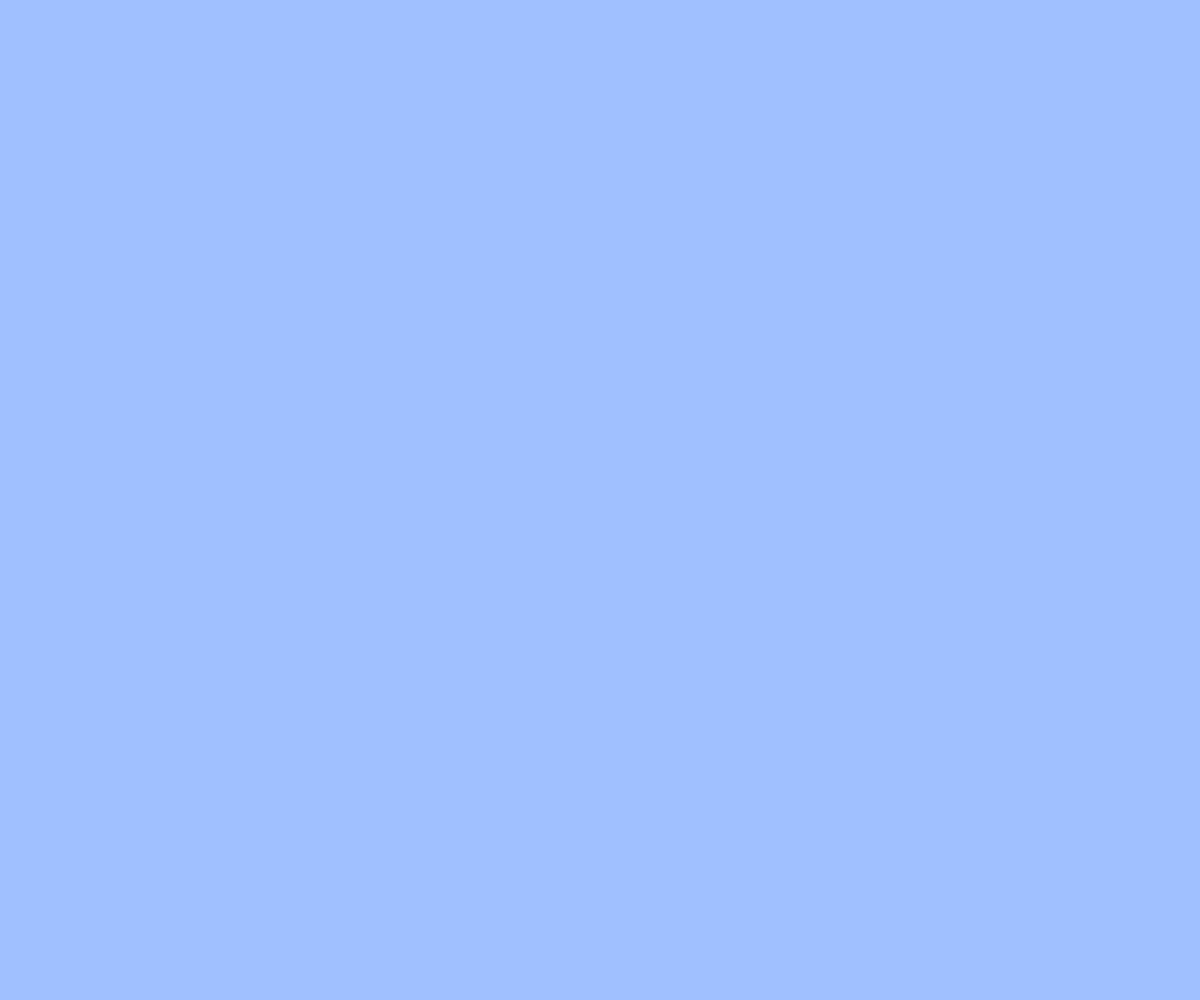
Frame 1 (no input)
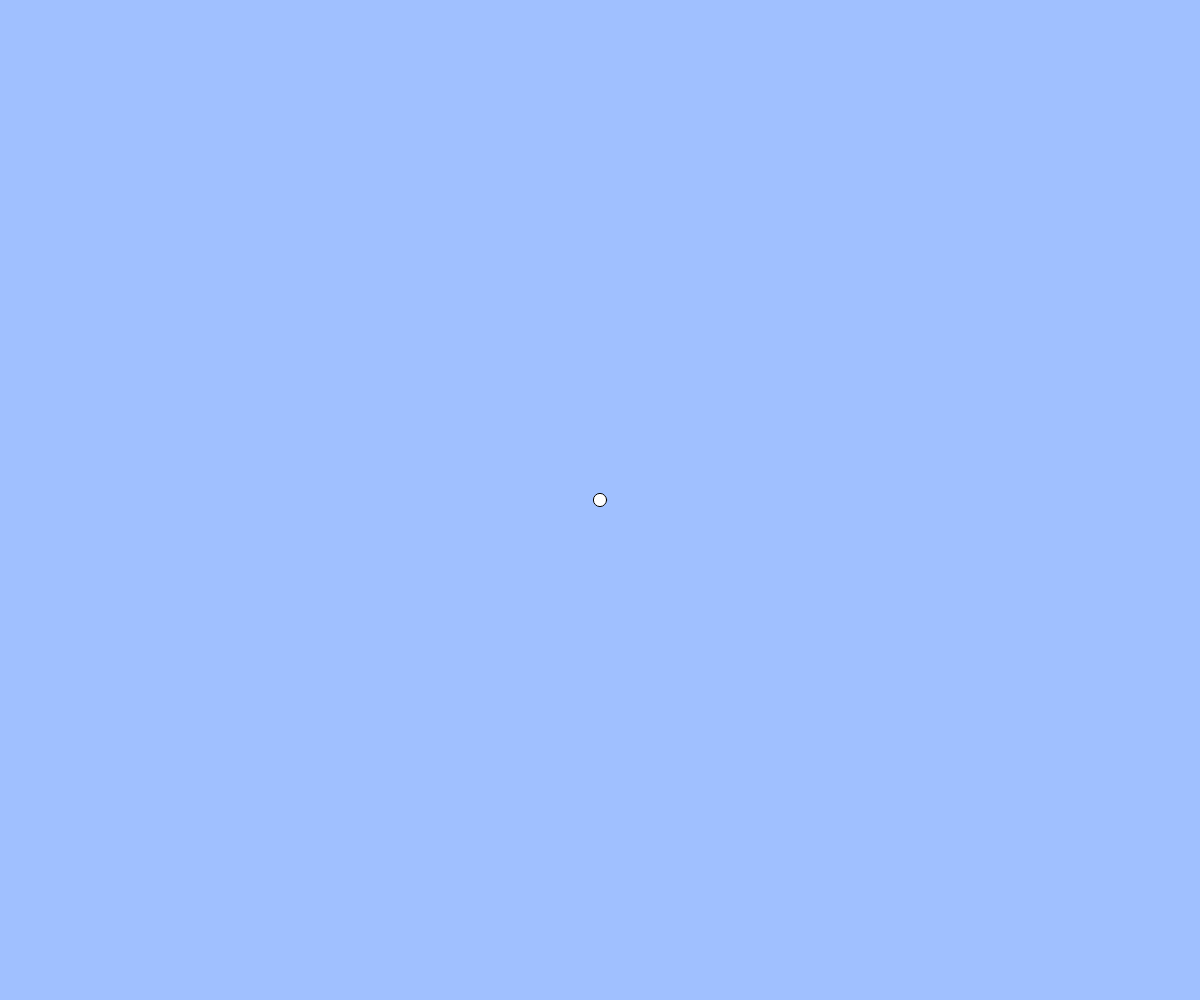
Frame 60 (no input)
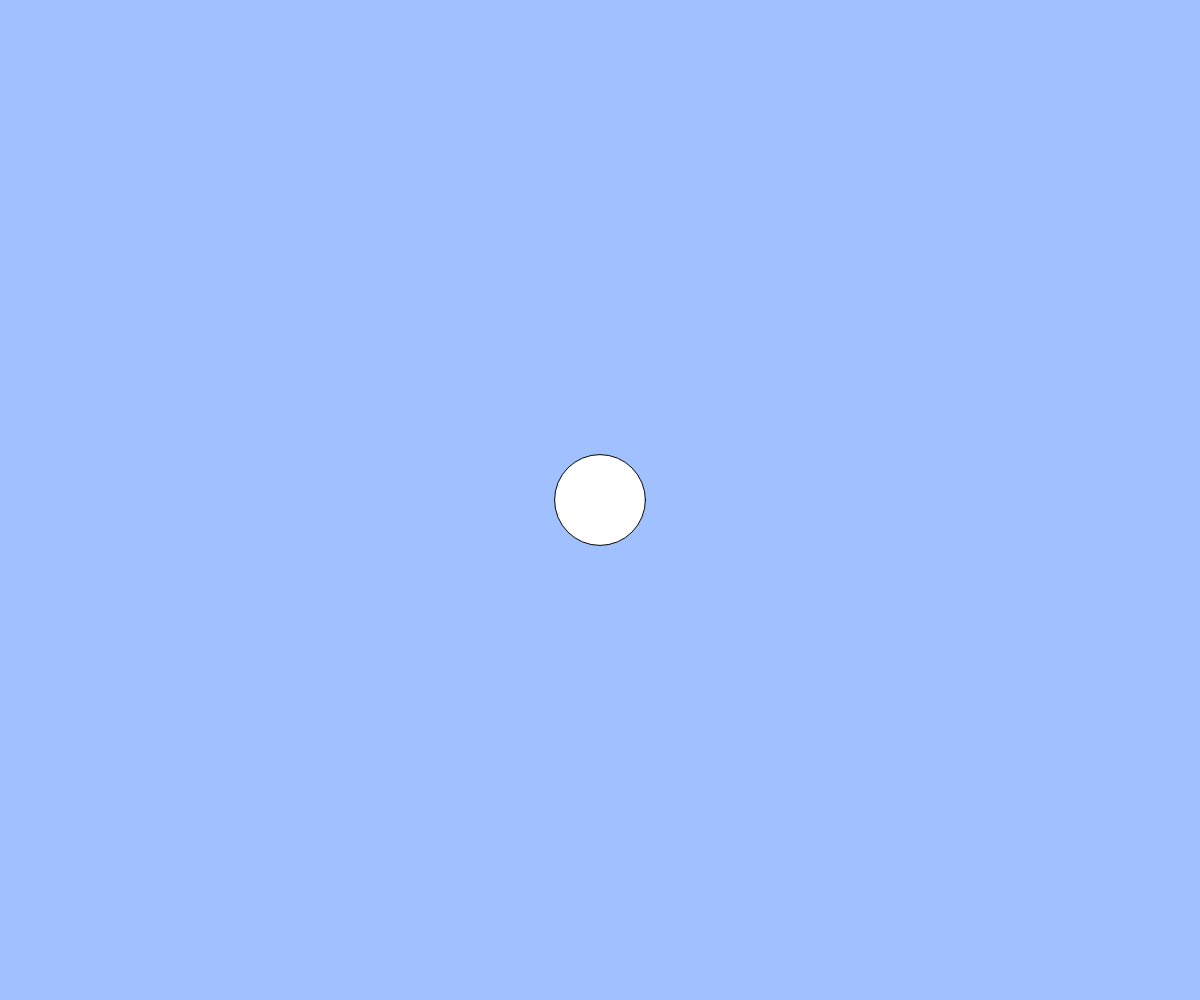
Frame 120 (the mouse pressed at the canvas centre since frame 60)

The p5.js sketch that drew these frames (run headless with seeded random() and noise() and a simulated clock; from frame 60 on, the mouse is pressed at the canvas centre):

// p5.js sketch
// ── sketch.js
//　テキスト「オブジェクト」
// 練習問題：ボールのサイズをランダムに変更してみよう
// 練習問題：何も操作しなくてもボールが湧いてくる機能を追加しよう

let balls;

function setup(){
  createCanvas(windowWidth, windowHeight);
  balls = [];
}

function draw(){
  background(160, 192, 255);
  for(let i = 0; i < balls.length; i++){
    let b = balls[i];
    ellipse(b.x, b.y, b.size);
    b.x += b.vx;
    b.y += b.vy;
  }
  let c={x:width/2, y:height/2, size:random(10, 100)};
  balls.push(c);


}

function mouseDragged(){
  const dx = mouseX - pmouseX;
  const dy = mouseY - pmouseY;
  if(mag(dx, dy) > 5){
    const b = { x: mouseX, y: mouseY, size: 20, vx: dx, vy: dy };
    balls.push(b);
  }
}

function windowResized(){
  resizeCanvas(windowWidth, windowHeight);
}
